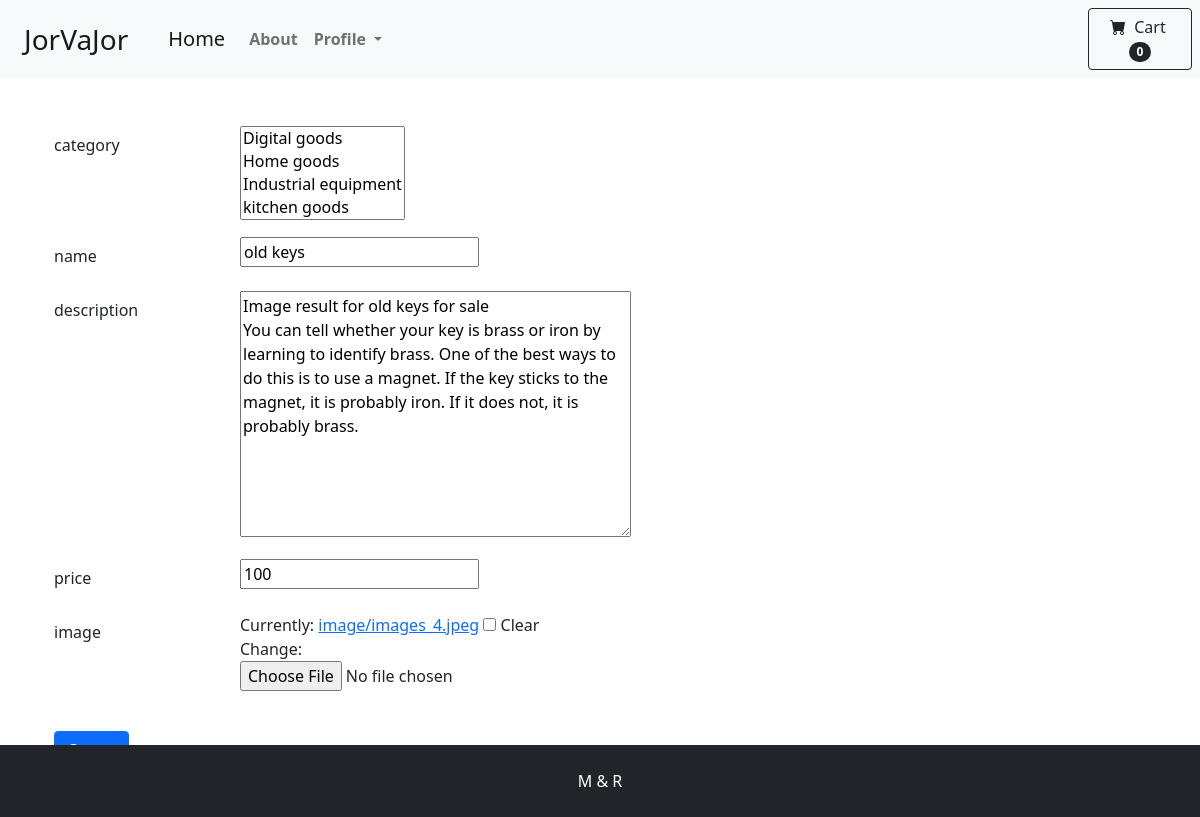
The app's page /post/edit/44/ (signed in), older data.
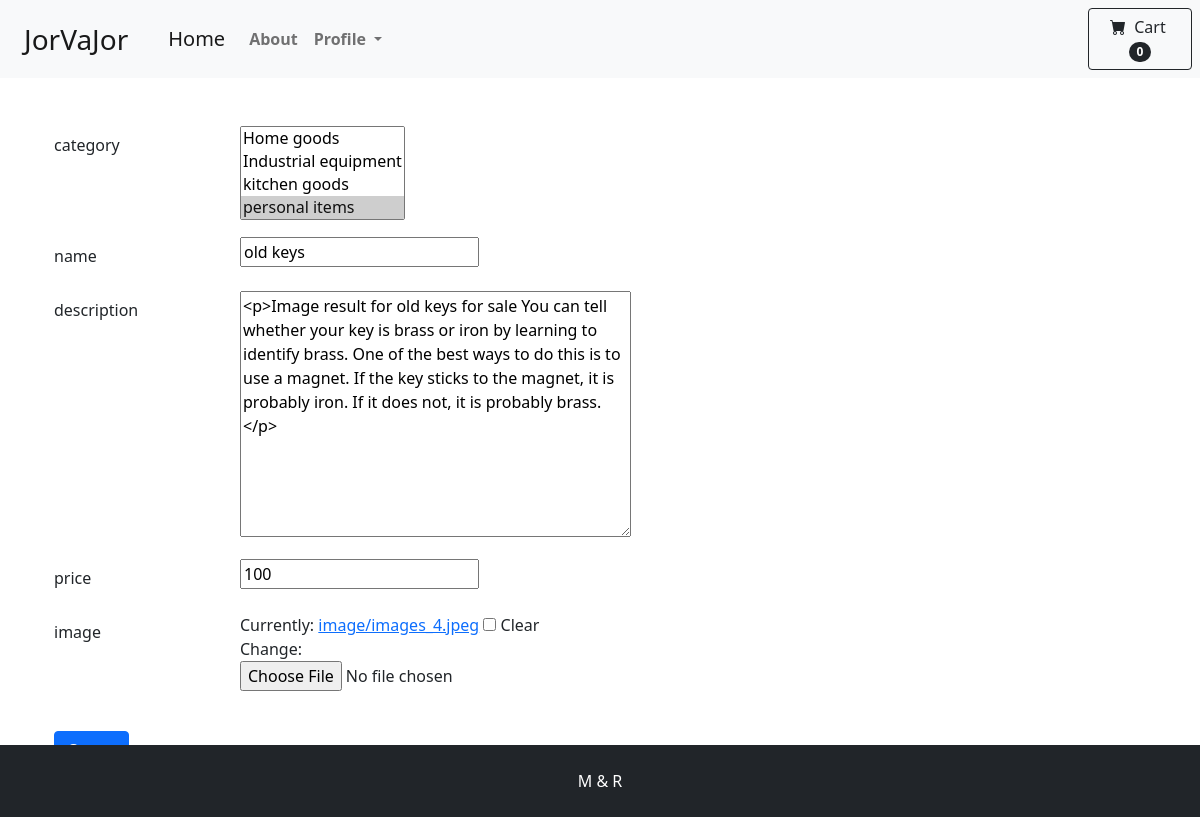
The same page, newer data.
### home/models.py (models this page shows, shortened)
class Product(models.Model):
    user = models.ForeignKey(User, related_name='products', on_delete=models.CASCADE)
    category = models.ManyToManyField(Category, related_name='products')
    name = models.CharField(max_length=200)
    slug = models.SlugField(max_length=200, unique=True)
    image = models.ImageField(blank=True, upload_to='image/', default='image/download.png')
    description = RichTextField()
    price = models.IntegerField()
    available = models.BooleanField(default=True)
    created_time = models.DateTimeField(auto_now_add=True)
    updated_time = models.DateTimeField(auto_now=True)
    class Meta:
        ordering = ('name',)

### home/views.py (the view, shortened to what this page needs)
# urls.py: path('post/edit/<int:pk>/', PostEditView.as_view(), name='post_edit'),
class PostEditView(LoginRequiredMixin, View):
    from_class = PostCreateForm
    def get(self, request, pk):
        product = Product.objects.get(pk=pk)
        form = self.from_class(instance=product)
        return render(request, 'home/post_create.html', {'form': form})

### home/forms.py
class PostCreateForm(forms.ModelForm):
    class Meta:
        model = Product
        fields = ['category', 'name', 'description', 'price', 'image']

### home/models.py (called while the page is built)
    def __str__(self):
        return self.name

### home/templates/home/post_create.html (shortened to what this page needs)
{% extends 'index.html' %}
{% load static %}
{% block content %}
    <form method="post" enctype="multipart/form-data" novalidate>
        <div class="section-1-container section-container">
            <div class="container">
                <div class="row mb-3 ">
                    <label class="col-sm-2 col-form-label">category</label>
                    <div class="col-sm-3">
                        <label>
                            {{ form.category}}
                        </label>
                    </div>
                </div>
                <div class="row mb-3 ">
                    <label class="col-sm-2 col-form-label">name</label>
                    <div class="col-sm-3">
                        <label>
                            {{ form.name }}
                        </label>
                    </div>
                </div>
                <div class="row mb-3 ">
                    <label class="col-sm-2 col-form-label"> description</label>
                    <div class="col-sm-3">
                        <label>
                            {{ form.description }}
                        </label>
                    </div>
                </div>
                <div class="row mb-3 ">
                    <label class="col-sm-2 col-form-label">price</label>
                    <div class="col-sm-3">
                        <label>
                            {{ form.price }}
                        </label>
                    </div>
                </div>
                <div class="row mb-3 ">
                    <label class="col-sm-2 col-form-label">image</label>
                    <div class="col-sm-3">
                        <label>
                            {{ form.image}}
                        </label>
                    </div>
                </div>
                <br>
            </div>
        </div>
    </form>
{% endblock %}

Row changes from the older to the newer data that the page shows:
changed Product "old keys": description "Image result for old keys for sale You can tell whether your key is brass or iron by learning to identify brass. One of the best ways to do this is to use a magnet. If the key sticks to the magnet, it is probably iron. If it does not, it is probably brass." → "<p>Image result for old keys for sale You can tell whether your key is brass or iron by learning to identify brass. One of the best ways to do this is to use a magnet. If the key sticks to the magnet, it is probably iron. If it does not, it is probably brass.</p>"
Text that changed along with them:
form field category: "Digital goods / Home goods / Industrial equipment / kitchen goods" → "Home goods / Industrial equipment / kitchen goods / personal items ☑"
